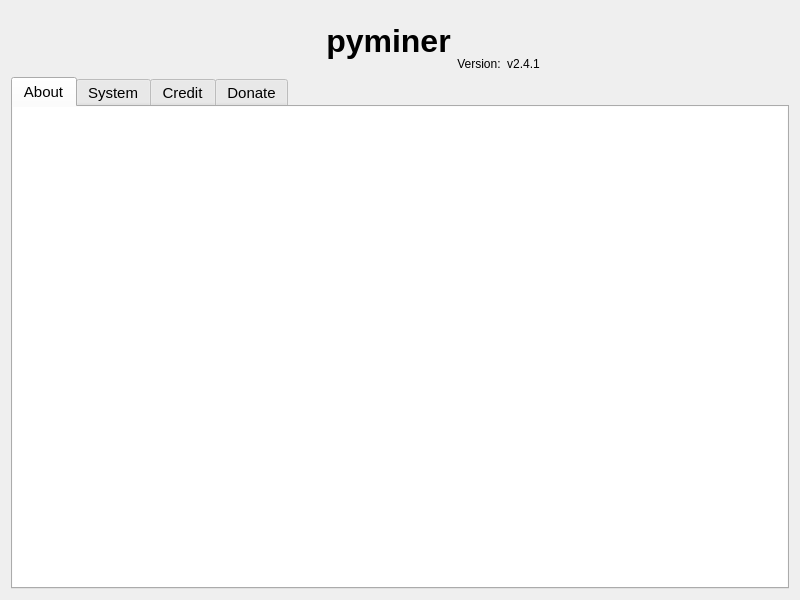
<?xml version="1.0" encoding="UTF-8"?>
<ui version="4.0">
 <class>Form</class>
 <widget class="QWidget" name="Form">
  <property name="geometry">
   <rect>
    <x>0</x>
    <y>0</y>
    <width>800</width>
    <height>600</height>
   </rect>
  </property>
  <property name="minimumSize">
   <size>
    <width>800</width>
    <height>600</height>
   </size>
  </property>
  <property name="maximumSize">
   <size>
    <width>800</width>
    <height>600</height>
   </size>
  </property>
  <property name="font">
   <font/>
  </property>
  <property name="windowTitle">
   <string>About</string>
  </property>
  <layout class="QVBoxLayout" name="verticalLayout">
   <item>
    <layout class="QHBoxLayout" name="horizontalLayout">
     <item>
      <spacer name="horizontalSpacer">
       <property name="orientation">
        <enum>Qt::Horizontal</enum>
       </property>
       <property name="sizeHint" stdset="0">
        <size>
         <width>40</width>
         <height>20</height>
        </size>
       </property>
      </spacer>
     </item>
     <item>
      <widget class="QLabel" name="label_3">
       <property name="minimumSize">
        <size>
         <width>60</width>
         <height>60</height>
        </size>
       </property>
       <property name="maximumSize">
        <size>
         <width>60</width>
         <height>60</height>
        </size>
       </property>
       <property name="text">
        <string/>
       </property>
       <property name="pixmap">
        <pixmap resource="../../resources/resources.qrc">:/resources/logo/logo.png</pixmap>
       </property>
       <property name="scaledContents">
        <bool>true</bool>
       </property>
      </widget>
     </item>
     <item>
      <widget class="QLabel" name="label">
       <property name="font">
        <font>
         <pointsize>24</pointsize>
         <bold>true</bold>
        </font>
       </property>
       <property name="text">
        <string>pyminer</string>
       </property>
       <property name="scaledContents">
        <bool>true</bool>
       </property>
       <property name="alignment">
        <set>Qt::AlignCenter</set>
       </property>
      </widget>
     </item>
     <item>
      <widget class="QLabel" name="label_2">
       <property name="font">
        <font/>
       </property>
       <property name="text">
        <string>Version:</string>
       </property>
       <property name="alignment">
        <set>Qt::AlignBottom|Qt::AlignHCenter</set>
       </property>
      </widget>
     </item>
     <item>
      <widget class="QLabel" name="label_version_show">
       <property name="font">
        <font/>
       </property>
       <property name="text">
        <string>v2.4.1</string>
       </property>
       <property name="alignment">
        <set>Qt::AlignBottom|Qt::AlignHCenter</set>
       </property>
      </widget>
     </item>
     <item>
      <spacer name="horizontalSpacer_2">
       <property name="orientation">
        <enum>Qt::Horizontal</enum>
       </property>
       <property name="sizeHint" stdset="0">
        <size>
         <width>40</width>
         <height>20</height>
        </size>
       </property>
      </spacer>
     </item>
    </layout>
   </item>
   <item>
    <widget class="QTabWidget" name="tabWidget">
     <property name="font">
      <font>
       <pointsize>11</pointsize>
      </font>
     </property>
     <property name="currentIndex">
      <number>0</number>
     </property>
     <widget class="QWidget" name="tab">
      <attribute name="title">
       <string>About</string>
      </attribute>
      <layout class="QVBoxLayout" name="verticalLayout_2">
       <property name="spacing">
        <number>0</number>
       </property>
       <property name="leftMargin">
        <number>0</number>
       </property>
       <property name="topMargin">
        <number>0</number>
       </property>
       <property name="rightMargin">
        <number>0</number>
       </property>
       <property name="bottomMargin">
        <number>0</number>
       </property>
       <item>
        <widget class="QTextEdit" name="textedit_about">
         <property name="font">
          <font>
           <pointsize>11</pointsize>
          </font>
         </property>
         <property name="frameShape">
          <enum>QFrame::NoFrame</enum>
         </property>
        </widget>
       </item>
      </layout>
     </widget>
     <widget class="QWidget" name="tab_2">
      <attribute name="title">
       <string>System</string>
      </attribute>
      <layout class="QVBoxLayout" name="verticalLayout_3">
       <property name="spacing">
        <number>0</number>
       </property>
       <property name="leftMargin">
        <number>0</number>
       </property>
       <property name="topMargin">
        <number>0</number>
       </property>
       <property name="rightMargin">
        <number>0</number>
       </property>
       <property name="bottomMargin">
        <number>0</number>
       </property>
       <item>
        <widget class="QPlainTextEdit" name="feedback">
         <property name="font">
          <font>
           <pointsize>11</pointsize>
          </font>
         </property>
         <property name="frameShape">
          <enum>QFrame::NoFrame</enum>
         </property>
        </widget>
       </item>
      </layout>
     </widget>
     <widget class="QWidget" name="tab_3">
      <attribute name="title">
       <string>Credit</string>
      </attribute>
      <layout class="QVBoxLayout" name="verticalLayout_4">
       <property name="spacing">
        <number>0</number>
       </property>
       <property name="leftMargin">
        <number>0</number>
       </property>
       <property name="topMargin">
        <number>0</number>
       </property>
       <property name="rightMargin">
        <number>0</number>
       </property>
       <property name="bottomMargin">
        <number>0</number>
       </property>
       <item>
        <widget class="QPlainTextEdit" name="plainTextEdit_2">
         <property name="font">
          <font>
           <pointsize>11</pointsize>
          </font>
         </property>
         <property name="frameShape">
          <enum>QFrame::NoFrame</enum>
         </property>
         <property name="plainText">
          <string>侯展意
py2cn
Junruoyu-Zheng
心随风
nihk
cl-jiang
Irony
冰中火
houxinluo
开始说故事
...</string>
         </property>
        </widget>
       </item>
      </layout>
     </widget>
     <widget class="QWidget" name="tab_4">
      <attribute name="title">
       <string>Donate</string>
      </attribute>
      <layout class="QHBoxLayout" name="horizontalLayout_2">
       <item>
        <widget class="QLabel" name="label_4">
         <property name="text">
          <string/>
         </property>
         <property name="pixmap">
          <pixmap resource="../../resources/resources.qrc">:/resources/images/weixin.png</pixmap>
         </property>
         <property name="scaledContents">
          <bool>true</bool>
         </property>
        </widget>
       </item>
       <item>
        <widget class="QLabel" name="label_5">
         <property name="text">
          <string/>
         </property>
         <property name="pixmap">
          <pixmap resource="../../resources/resources.qrc">:/resources/images/zhifubao.png</pixmap>
         </property>
         <property name="scaledContents">
          <bool>true</bool>
         </property>
        </widget>
       </item>
      </layout>
     </widget>
    </widget>
   </item>
  </layout>
 </widget>
 <resources>
  <include location="../../resources/resources.qrc"/>
 </resources>
 <connections/>
</ui>
